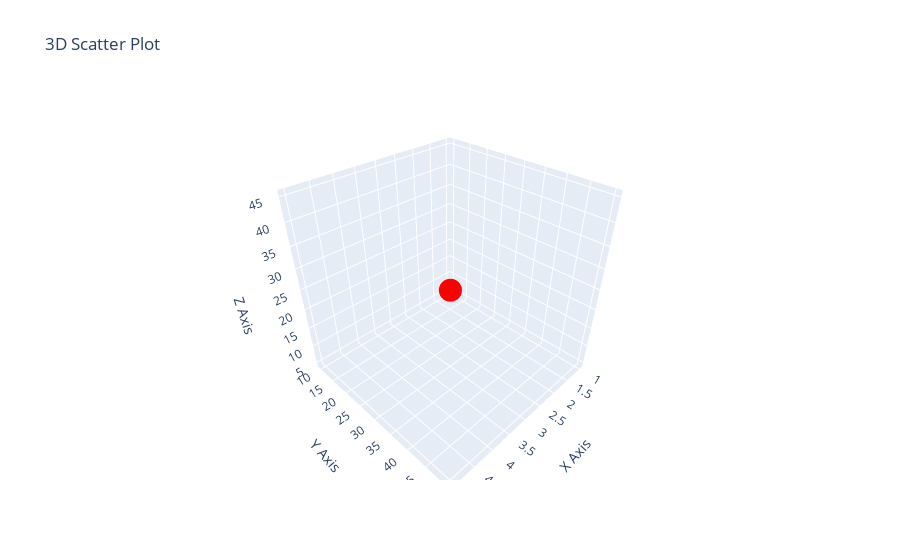

This figure's notebook cell:
### Markdown cell above
## 5. Creating a 3D Scatter Plot

3D scatter plots are useful for visualizing data with three dimensions. Plotly allows you to create interactive 3D plots that can be rotated and explored from different angles.

### Code cell
import plotly.graph_objects as go

# Sample data
data = {
    'X': [1, 2, 3, 4, 5],
    'Y': [10, 20, 30, 40, 50],
    'Z': [5, 15, 25, 35, 45]
}

# Creating a 3D scatter plot using Plotly Graph Objects
fig = go.Figure(data=[go.Scatter3d(
    x=data['X'],
    y=data['Y'],
    z=data['Z'],
    mode='markers',
    marker=dict(color='red')  # Change the color to red
)])

# Adding title and labels
fig.update_layout(title='3D Scatter Plot', scene=dict(
    xaxis_title='X Axis',
    yaxis_title='Y Axis',
    zaxis_title='Z Axis'
))

# Display the figure
fig.show()

### Figure 1 — Plotly figure (JSON) as saved in the notebook; plotly's stock layout.template omitted (floating-point values rounded to 4 significant figures)
{"data": [{"marker": {"color": "red"}, "mode": "markers", "type": "scatter3d", "x": [1, 2, 3, 4, 5], "y": [10, 20, 30, 40, 50], "z": [5, 15, 25, 35, 45]}], "layout": {"scene": {"xaxis": {"title": {"text": "X Axis"}}, "yaxis": {"title": {"text": "Y Axis"}}, "zaxis": {"title": {"text": "Z Axis"}}}, "title": {"text": "3D Scatter Plot"}}}
